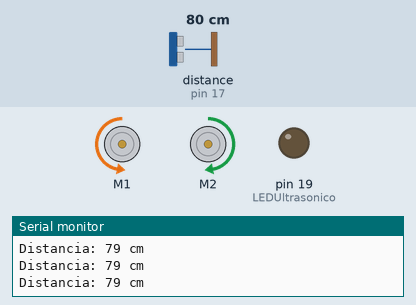
A sketch run on a simulated Arduino Uno, built with avr-gcc and run on an emulated ATmega328P. On the bench: 2 × DC motor (green arrow = forward, orange = backward, longer = faster), output pins drawn as LEDs (lit = HIGH), the last lines printed to the serial monitor. Wiring (inferred from the names in the program): ultrasonic range finder: trigger pin 16; echo pin 17. The test bench sets the inputs (shaded band); at power-on: distance to the obstacle (sensor on pin 17) 80 cm. The echo pulse lasts 58.3 µs per cm; pins used as bus, display or sensor lines are not drawn.

Above: at 1.2 s.
1.3 s: distance to the obstacle (sensor on pin 17) set to 40 cm
2.8 s: distance to the obstacle (sensor on pin 17) set to 33 cm
At 2.94 s:
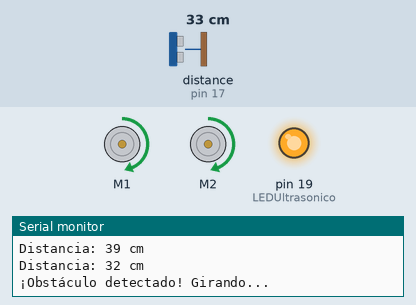
5.8 s: distance to the obstacle (sensor on pin 17) set to 60 cm
At 6.4 s:
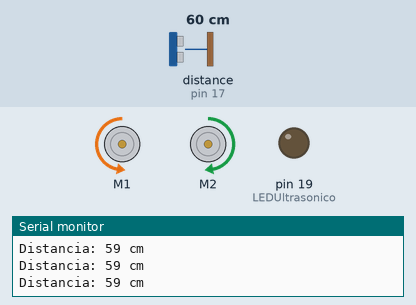
7.4 s: distance to the obstacle (sensor on pin 17) set to 2 cm
At 7.54 s:
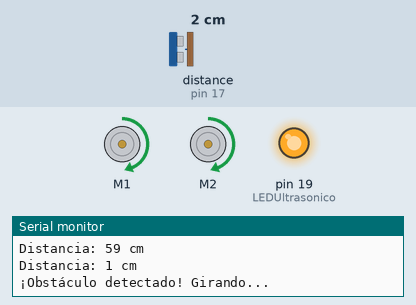
10.4 s: distance to the obstacle (sensor on pin 17) set to 120 cm
At 10.48 s:
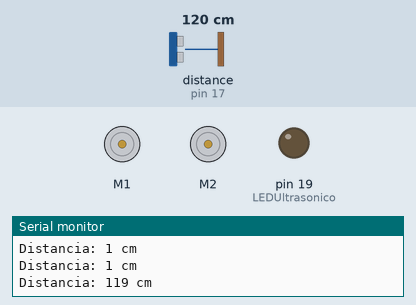
Timing chart, 0 to 13.0 s (numbered marks = the images above; inputs shaded):
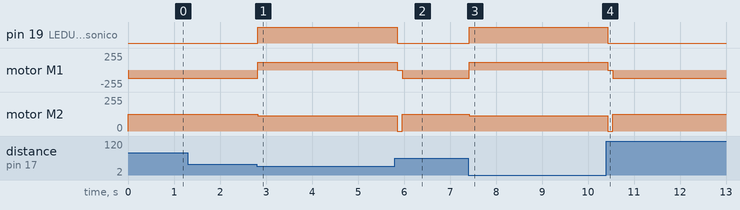

The sketch:

_09102024FUNCIONANDO_EVALUACION_ino_copy_20241009105630.ino
```cpp
#include <Robojax_L298N_DC_motor.h>

// Pines del sensor ultrasónico
int trigPin = 16; // Disparador (Trigger)
int echoPin = 17; // Eco (Echo)
long duration, cm;

#define LEDUltrasonico 19
#define LEDAdDer 23

// Motor 1 settings (lado izquierdo)
#define IN1 33
#define IN2 25
#define ENA 27 // Pin PWM

// Motor 2 settings (lado derecho)
#define IN3 14
#define IN4 26
#define ENB 32 // Pin PWM

const int CCW = 2; // Sentido antihorario
const int CW  = 1; // Sentido horario

#define motor1 1 // Motor izquierdo
#define motor2 2 // Motor derecho

Robojax_L298N_DC_motor motor(IN1, IN2, ENA, IN3, IN4, ENB, true);

// Función para mover el carro hacia adelante
void MoverCarroAdelante(int velocidad) {
  motor.rotate(motor1, velocidad, CCW); // Motor izquierdo
  motor.rotate(motor2, velocidad, CW);  // Motor derecho
}

// Función para girar el carro sobre su propio eje (25 grados aprox)
void GirarCarro25Grados() {
  motor.rotate(motor1, 45, CW);  // Motor izquierdo hacia adelante
  motor.rotate(motor2, 45, CW);  // Motor derecho hacia atrás
  delay(250);  // Ajusta este valor para lograr un giro de ~25 grados
  DetenerCarro();
}

// Función para detener el carro
void DetenerCarro() {
  motor.brake(motor1);
  motor.brake(motor2);
}

// Función para medir la distancia con el sensor ultrasónico
void medirDistancia() {
  // Limpia el trigPin
  digitalWrite(trigPin, LOW);
  delayMicroseconds(2);

  // Envía un pulso al trigPin
  digitalWrite(trigPin, HIGH);
  delayMicroseconds(10);
  digitalWrite(trigPin, LOW);

  // Lee el tiempo que tarda el pulso en regresar
  duration = pulseIn(echoPin, HIGH);

  // Calcula la distancia en centímetros
  cm = duration * 0.0343 / 2;

  // Imprime la distancia medida
  Serial.print("Distancia: ");
  Serial.print(cm);
  Serial.println(" cm");
}

void setup() {
  Serial.begin(115200);
  motor.begin();

  // Configura los pines del sensor ultrasónico
  pinMode(trigPin, OUTPUT);
  pinMode(echoPin, INPUT);
  pinMode(LEDUltrasonico, OUTPUT);

}

void loop() {
  medirDistancia();  // Mide la distancia en cada iteración del loop

  if (cm <= 35) {    // Si la distancia es 15 cm o menor
    DetenerCarro();
    digitalWrite(LEDUltrasonico, HIGH);
    Serial.println("¡Obstáculo detectado! Girando...");

    // Gira hasta que ya no detecte un obstáculo
    while (cm <= 35) {
      GirarCarro25Grados();
      medirDistancia();  // Actualiza la distancia
    }

    digitalWrite(LEDUltrasonico, LOW);  // Apaga el LED cuando ya no hay obstáculos
  } else {
    MoverCarroAdelante(50);  // Continúa avanzando si no hay obstáculos
  }

  delay(100);  // Pequeña pausa antes de la siguiente medición
}
```

Measured:
- the behaviour switches between 37 and 36 cm on distance to the obstacle (sensor on pin 17) (found by bisection; images 0 and 1)
- after the input at 2.8 s, pin 19 (LEDUltrasonico): LOW → HIGH at once; motor M1: backward 127/255 → forward 114/255 at once; motor M2: forward 127/255 → forward 114/255 at once
- after the input at 5.8 s, pin 19 (LEDUltrasonico): HIGH → LOW after 0.05 s; motor M1: forward 114/255 → stopped after 0.05 s, → backward 127/255 0.11 s later; motor M2: forward 114/255 → stopped after 0.05 s, → forward 127/255 0.11 s later
- after the input at 7.4 s, pin 19 (LEDUltrasonico): LOW → HIGH at once; motor M1: backward 127/255 → forward 114/255 at once; motor M2: forward 127/255 → forward 114/255 at once
- after the input at 10.4 s, pin 19 (LEDUltrasonico): HIGH → LOW at once; motor M1: forward 114/255 → stopped at once, → backward 127/255 0.12 s later; motor M2: forward 114/255 → stopped at once, → forward 127/255 0.12 s later
